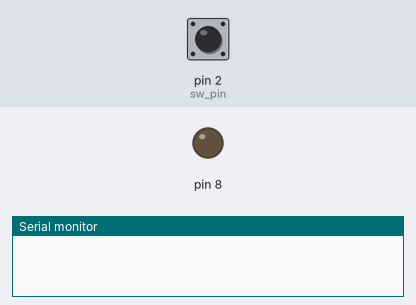
The sketch below on a simulated Arduino Uno, built with avr-gcc and run on an emulated ATmega328P. On the bench: output pins drawn as LEDs (lit = HIGH), the last lines printed to the serial monitor. Inputs (shaded band) come from the test bench; at power-on: pin 2 (sw_pin) HIGH.

Above: at 1.2 s.
1.3 s: pin 2 (sw_pin) pulled LOW for 0.15 s
At 2.0 s:
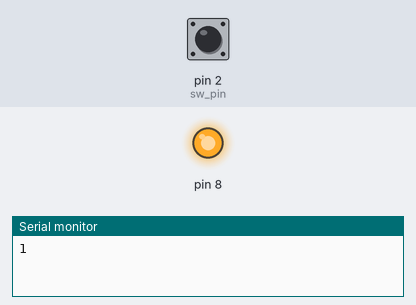
2.9 s: pin 2 (sw_pin) pulled LOW for 1 s
At 3.3 s:
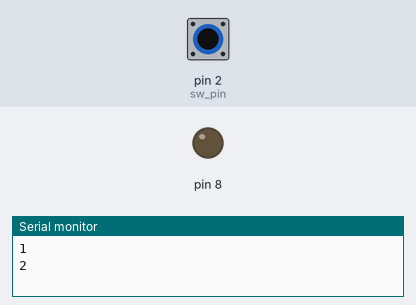
5.4 s: pin 2 (sw_pin) pulled LOW for 3.2 s
At 6.5 s:
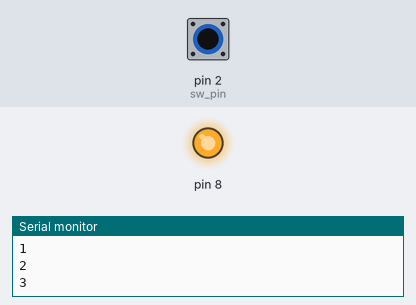
Timing chart, 0 to 8.4 s (numbered marks = the images above; inputs shaded):
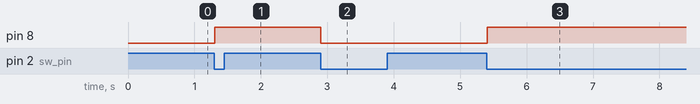

The sketch:

btn03.ino
```cpp
#include <Led.h>

#define OFF 0
#define ON 1

const int sw_pin = 2;
Led led(8);
boolean led_st = OFF; // LED 초기 상태
int count = 0;  // 버튼 클릭 카운트

void setup() {
  Serial.begin(115200);
  pinMode(sw_pin, INPUT_PULLUP); // switch 연결핀 입력 설정
  led.setValue(led_st);

}

void loop() {
  boolean o_sw, n_sw;

  o_sw = !digitalRead(sw_pin);
  delay(10);
  n_sw = !digitalRead(sw_pin);

  if(o_sw == OFF && n_sw == ON) {
    count++;
    Serial.println(count);
    led_st = !led_st;
    led.setValue(led_st);
  }

}
```

Measured:
- after the input at 1.3 s, pin 8: LOW → HIGH at once
- after the input at 2.9 s, pin 8: HIGH → LOW at once
- after the input at 5.4 s, pin 8: LOW → HIGH at once
